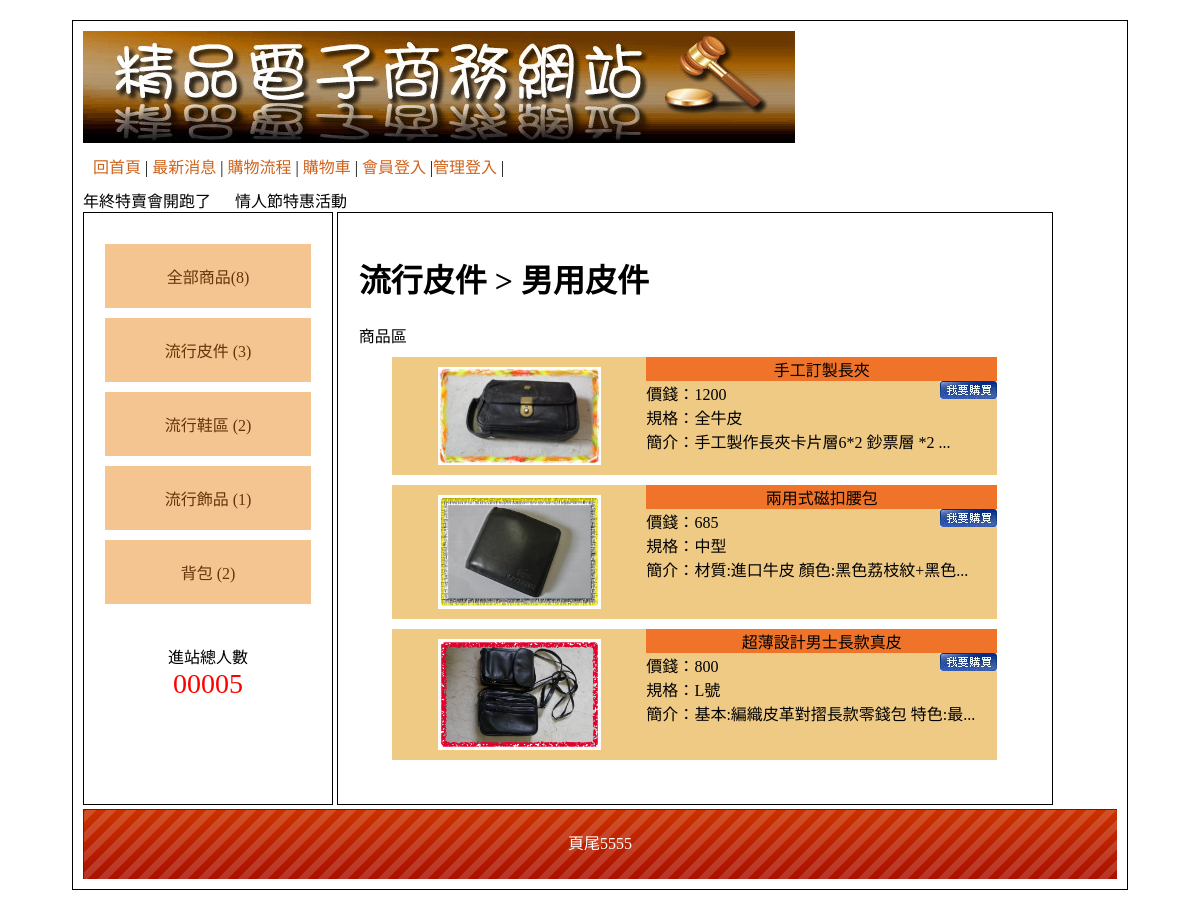
The app's page /?type=45 with its own data.
### tables this page shows
CREATE TABLE `type` (
  `id` int(10) NOT NULL COMMENT '流水號',
  `name` text NOT NULL COMMENT '選單名稱',
  `parent` int(2) NOT NULL DEFAULT 0 COMMENT '大分類'
);

CREATE TABLE `goods` (
  `id` int(10) NOT NULL COMMENT '流水號',
  `no` text NOT NULL COMMENT '商品編號',
  `name` text NOT NULL COMMENT '商品名稱',
  `price` int(5) NOT NULL COMMENT '商品單價',
  `stock` int(5) NOT NULL COMMENT '庫存量',
  `spec` text NOT NULL COMMENT '規格',
  `intro` text NOT NULL COMMENT '商品簡介',
  `img` text NOT NULL COMMENT '商品圖片路徑',
  `big` int(5) NOT NULL COMMENT '大分類',
  `mid` int(5) NOT NULL COMMENT '次分類',
  `sh` int(2) NOT NULL DEFAULT 1 COMMENT '顯示上架(是/否)'
);

CREATE TABLE `bottom` (
  `id` int(10) NOT NULL COMMENT '流水號',
  `bottom` text NOT NULL COMMENT '頁尾版權文字'
);

### base.php (called while the page is built, shortened)
<?php
class DB{
    protected $dsn="mysql:host=localhost;charset=utf8;dbname=web04";
    protected $user="root";
    protected $pw='';
    protected $pdo;
    public $table;
    public function __construct($table){
        $this->table=$table;
        $this->pdo=new PDO($this->dsn,$this->user,$this->pw);
    }
    public function find($id){
        $sql="SELECT * FROM $this->table WHERE ";
        if(is_array($id)){
            foreach($id as $key => $value){
                $tmp[]="`$key`='$value'";
            }
            $sql .= implode(" AND ",$tmp);
        }else{
            $sql .= " `id`='$id'";
        }
        return $this->pdo->query($sql)->fetch(PDO::FETCH_ASSOC);
    }
    public function all(...$arg){
        $sql="SELECT * FROM $this->table ";
        switch(count($arg)){
            case 1:
                if(is_array($arg[0])){
                    foreach($arg[0] as $key => $value){
                        $tmp[]="`$key`='$value'";
                    }
                    $sql .= " WHERE ".implode(" AND ",$tmp);
                }else{
                    $sql .= $arg[0];
                }
            break;
        }
        return $this->pdo->query($sql)->fetchAll(PDO::FETCH_ASSOC);
    }
    public function math($method,$col,...$arg){
        $sql="SELECT $method($col) FROM $this->table ";
        switch(count($arg)){
            case 1:
                if(is_array($arg[0])){
                    foreach($arg[0] as $key => $value){
                        $tmp[]="`$key`='$value'";
                    }
                    $sql .= " WHERE ".implode(" AND ",$tmp);
                }else{
                    $sql .= $arg[0];
                }
            break;
        }
        return $this->pdo->query($sql)->fetchColumn();
    }
}
$Bottom=new DB("bottom");
$Goods=new DB("goods");
$Type=new DB("type");
?>

### index.php (the view, shortened to what this page needs)
<?php include_once "base.php"; ?>
<!DOCTYPE html PUBLIC "-//W3C//DTD XHTML 1.0 Transitional//EN" "http://www.w3.org/TR/xhtml1/DTD/xhtml1-transitional.dtd">
<html xmlns="http://www.w3.org/1999/xhtml">
<head>
  <link href="./css/css.css" rel="stylesheet" type="text/css">
</head>
<body>
  <div id="main">
    <div id="top">
      <a href="index.php">
        <img src="./icon/0416.jpg">
      </a>
      <div style="padding:10px;">
        <a href="index.php">回首頁</a> |
        <a href="?do=news">最新消息</a> |
        <a href="?do=look">購物流程</a> |
        <a href="?do=buycart">購物車</a> |
        <?php
        if(isset($_SESSION['member'])){
          echo "<a href='javascript:logout(&#039;member&#039;)'>會員登出</a> |";
        }else{
          echo "<a href='?do=login'>會員登入</a> |";
        }
        if(isset($_SESSION['admin'])){
          echo "<a href='back.php'>返回管理</a> |";
        }else{
          echo "<a href='?do=admin'>管理登入</a> |";
        }
        ?>
      </div>
      <marquee>
        年終特賣會開跑了 &nbsp;&nbsp;&nbsp;&nbsp; 情人節特惠活動
      </marquee>
    </div>
    <div id="left" class="ct">
      <div style="min-height:400px;">
        <div class="ww">
          <a href="?type=0">
            全部商品(<?= $Goods->math('count', '*', ['sh' => 1]); ?>)
          </a>
        </div>
        <?php
        $bigs = $Type->all(['parent' => 0]);
        foreach ($bigs as $big) {
          echo "<div class='ww'>";
          echo "  <a href='?type={$big['id']}'>";
          echo      $big['name'];
          echo "    ({$Goods->math('count','*',['big'=>$big['id'],'sh'=>1])})";
          echo "  </a>";
          echo "</div>";
        }
        ?>
      </div>
      <span>
        <div>進站總人數</div>
        <div style="color:#f00; font-size:28px;">
          00005 </div>
      </span>
    </div>
    <div id="right">
      <?php
      $do = $_GET['do'] ?? 'main';
      $file = "front/" . $do . ".php";
      if (file_exists($file)) {
        include $file;
      } else {
        echo "檔案不存在";
        include "front/main.php";
      }
      ?>
    </div>
    <div id="bottom" style="line-height:70px;background:url(icon/bot.png); color:#FFF;" class="ct">
      <?= $Bottom->find(1)['bottom']; ?>
    </div>
  </div>
</body>
</html>

### front/main.php
<?php
$type = $_GET['type'] ?? 0;
if ($type == 0) {
    $nav = "全部商品";
    $rows = $Goods->all(['sh' => 1]);
} else {
    $t = $Type->find($type);
    if ($t['parent'] == 0) {
        $nav = $t['name'];
        $rows = $Goods->all(['sh' => 1, 'big' => $type]);
    } else {
        $b = $Type->find($t['parent']);
        $nav = $b['name'] . " > " . $t['name'];
        $rows = $Goods->all(['sh' => 1, 'mid' => $type]);
    }
}
?>
<h1><?= $nav; ?></h1>
商品區
<?php
foreach ($rows as $row) {
?>
    <div class="all" style="display:flex; justify-content:center;">
        <div class="pp ct" style="padding:10px; width:40%">
            <a href="?do=detail&id=<?= $row['id']; ?>">
                <img src="../icon/<?= $row['img']; ?>" style="width:70%;">
            </a>
        </div>
        <div class="pp" style="width:60%;">
            <div class="tt ct"><?= $row['name']; ?></div>
            <div>價錢：<?= $row['price']; ?>
                <a href="?do=buycart&id=<?= $row['id']; ?>&qt=1" style="float:right;">
                    <img src="icon/0402.jpg" alt="">
                </a>
            </div>
            <div>規格：<?= $row['spec']; ?></div>
            <div>簡介：<?= mb_substr($row['intro'], 0, 20); ?>...</div>
        </div>
    </div>
<?php
}
?>

### css/css.css (style rules this page uses)
body { font-family:"微軟正黑體"; }
#main { width:1034px; padding:10px; margin:20px auto 20px auto; border:#000 solid 1px; min-height:768px; }
#top a { color:#CE631C; text-decoration:none; }
#left { display:inline-block; width:20%; padding:2%; height:550px; overflow: auto; vertical-align:top; border:#000 1px solid; }
#left a { display:block; padding:20px 5px 20px 5px; text-decoration:none; background:#F4C591; margin:10px auto 10px auto; color:#65350A; }
.ct { text-align:center; }
#right { display:inline-block; width:65%; padding:2%; overflow: auto; height:550px; border:#000 1px solid; }
#bottom { height:70px; background:url(icon/bot.png); background-size:cover; }
.all { width:90%; margin:10px auto 10px auto; }
.tt { background:#EF7429; }
.pp { background:#EFCA85; }

### records on screen
type: name "流行皮件", math "3"
type: name "流行鞋區", math "2"
type: name "流行飾品", math "1"
type: name "背包", math "2"
goods: img (picture), name "手工訂製長夾", price "1200", spec "全牛皮", intro "手工製作長夾卡片層6*2 鈔票層 *2"
goods: img (picture), name "兩用式磁扣腰包", price "685", spec "中型", intro "材質:進口牛皮 顏色:黑色荔枝紋+黑色"
goods: img (picture), name "超薄設計男士長款真皮", price "800", spec "L號", intro "基本:編織皮革對摺長款零錢包 特色:最"
bottom: bottom "頁尾5555"

### other values on screen
$Goods->math('count', '*', ['sh' => 1]) "8"
$nav "流行皮件 > 男用皮件"
